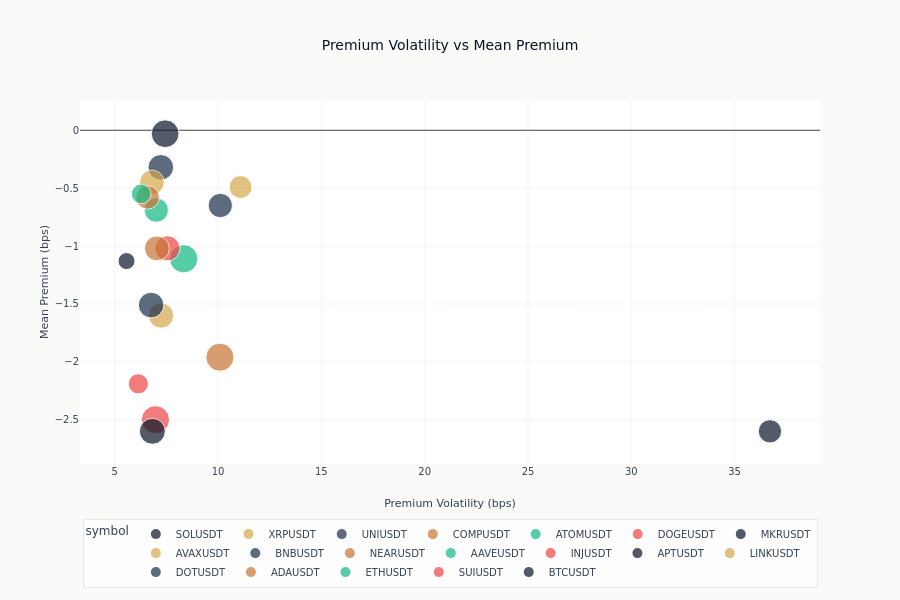

Write notebook code for a chart like this one.
### Code cell
# Scatter: Premium volatility vs mean premium
fig = px.scatter(
    premium_stats_bps.to_pandas(),
    x="std_bps",
    y="mean_bps",
    size="pct_above_10bps",
    color="symbol",
    hover_name="symbol",
    title="Premium Volatility vs Mean Premium",
    labels={
        "std_bps": "Premium Volatility (bps)",
        "mean_bps": "Mean Premium (bps)",
        "pct_above_10bps": "% Time > 10bps",
    },
)

fig.update_layout(
    height=600,
    legend=dict(
        orientation="h",
        yanchor="top",
        y=-0.15,
        xanchor="center",
        x=0.5,
    ),
    margin=dict(b=120),
)
fig.show()

print("\nInterpretation:")
print("- Top-right quadrant: High volatility, positive bias (bullish altcoins)")
print("- Larger bubbles: More arbitrage opportunities (premium often > 10bps)")

### Figure 1 — Plotly figure (JSON) as saved in the notebook; plotly's stock layout.template omitted (floating-point values rounded to 4 significant figures)
{"data": [{"hovertemplate": "<b>%{hovertext}</b><br><br>symbol=SOLUSDT<br>Premium Volatility (bps)=%{x}<br>Mean Premium (bps)=%{y}<br>% Time > 10bps=%{marker.size}<extra></extra>", "hovertext": ["SOLUSDT"], "legendgroup": "SOLUSDT", "marker": {"color": "#0a1628", "size": [9.4], "sizemode": "area", "sizeref": 0.0345, "symbol": "circle"}, "mode": "markers", "name": "SOLUSDT", "orientation": "v", "showlegend": true, "type": "scatter", "x": [36.71], "xaxis": "x", "y": [-2.6], "yaxis": "y"}, {"hovertemplate": "<b>%{hovertext}</b><br><br>symbol=XRPUSDT<br>Premium Volatility (bps)=%{x}<br>Mean Premium (bps)=%{y}<br>% Time > 10bps=%{marker.size}<extra></extra>", "hovertext": ["XRPUSDT"], "legendgroup": "XRPUSDT", "marker": {"color": "#D4A84B", "size": [9.0], "sizemode": "area", "sizeref": 0.0345, "symbol": "circle"}, "mode": "markers", "name": "XRPUSDT", "orientation": "v", "showlegend": true, "type": "scatter", "x": [11.09], "xaxis": "x", "y": [-0.49], "yaxis": "y"}, {"hovertemplate": "<b>%{hovertext}</b><br><br>symbol=UNIUSDT<br>Premium Volatility (bps)=%{x}<br>Mean Premium (bps)=%{y}<br>% Time > 10bps=%{marker.size}<extra></extra>", "hovertext": ["UNIUSDT"], "legendgroup": "UNIUSDT", "marker": {"color": "#1a2d4a", "size": [10.2], "sizemode": "area", "sizeref": 0.0345, "symbol": "circle"}, "mode": "markers", "name": "UNIUSDT", "orientation": "v", "showlegend": true, "type": "scatter", "x": [10.11], "xaxis": "x", "y": [-0.65], "yaxis": "y"}, {"hovertemplate": "<b>%{hovertext}</b><br><br>symbol=COMPUSDT<br>Premium Volatility (bps)=%{x}<br>Mean Premium (bps)=%{y}<br>% Time > 10bps=%{marker.size}<extra></extra>", "hovertext": ["COMPUSDT"], "legendgroup": "COMPUSDT", "marker": {"color": "#C87533", "size": [13.6], "sizemode": "area", "sizeref": 0.0345, "symbol": "circle"}, "mode": "markers", "name": "COMPUSDT", "orientation": "v", "showlegend": true, "type": "scatter", "x": [10.09], "xaxis": "x", "y": [-1.96], "yaxis": "y"}, {"hovertemplate": "<b>%{hovertext}</b><br><br>symbol=ATOMUSDT<br>Premium Volatility (bps)=%{x}<br>Mean Premium (bps)=%{y}<br>% Time > 10bps=%{marker.size}<extra></extra>", "hovertext": ["ATOMUSDT"], "legendgroup": "ATOMUSDT", "marker": {"color": "#10b981", "size": [13.8], "sizemode": "area", "sizeref": 0.0345, "symbol": "circle"}, "mode": "markers", "name": "ATOMUSDT", "orientation": "v", "showlegend": true, "type": "scatter", "x": [8.34], "xaxis": "x", "y": [-1.11], "yaxis": "y"}, {"hovertemplate": "<b>%{hovertext}</b><br><br>symbol=DOGEUSDT<br>Premium Volatility (bps)=%{x}<br>Mean Premium (bps)=%{y}<br>% Time > 10bps=%{marker.size}<extra></extra>", "hovertext": ["DOGEUSDT"], "legendgroup": "DOGEUSDT", "marker": {"color": "#ef4444", "size": [10.9], "sizemode": "area", "sizeref": 0.0345, "symbol": "circle"}, "mode": "markers", "name": "DOGEUSDT", "orientation": "v", "showlegend": true, "type": "scatter", "x": [7.55], "xaxis": "x", "y": [-1.02], "yaxis": "y"}, {"hovertemplate": "<b>%{hovertext}</b><br><br>symbol=MKRUSDT<br>Premium Volatility (bps)=%{x}<br>Mean Premium (bps)=%{y}<br>% Time > 10bps=%{marker.size}<extra></extra>", "hovertext": ["MKRUSDT"], "legendgroup": "MKRUSDT", "marker": {"color": "#0a1628", "size": [13.3], "sizemode": "area", "sizeref": 0.0345, "symbol": "circle"}, "mode": "markers", "name": "MKRUSDT", "orientation": "v", "showlegend": true, "type": "scatter", "x": [7.44], "xaxis": "x", "y": [-0.03], "yaxis": "y"}, {"hovertemplate": "<b>%{hovertext}</b><br><br>symbol=AVAXUSDT<br>Premium Volatility (bps)=%{x}<br>Mean Premium (bps)=%{y}<br>% Time > 10bps=%{marker.size}<extra></extra>", "hovertext": ["AVAXUSDT"], "legendgroup": "AVAXUSDT", "marker": {"color": "#D4A84B", "size": [11.1], "sizemode": "area", "sizeref": 0.0345, "symbol": "circle"}, "mode": "markers", "name": "AVAXUSDT", "orientation": "v", "showlegend": true, "type": "scatter", "x": [7.24], "xaxis": "x", "y": [-1.6], "yaxis": "y"}, {"hovertemplate": "<b>%{hovertext}</b><br><br>symbol=BNBUSDT<br>Premium Volatility (bps)=%{x}<br>Mean Premium (bps)=%{y}<br>% Time > 10bps=%{marker.size}<extra></extra>", "hovertext": ["BNBUSDT"], "legendgroup": "BNBUSDT", "marker": {"color": "#1a2d4a", "size": [11.3], "sizemode": "area", "sizeref": 0.0345, "symbol": "circle"}, "mode": "markers", "name": "BNBUSDT", "orientation": "v", "showlegend": true, "type": "scatter", "x": [7.23], "xaxis": "x", "y": [-0.32], "yaxis": "y"}, {"hovertemplate": "<b>%{hovertext}</b><br><br>symbol=NEARUSDT<br>Premium Volatility (bps)=%{x}<br>Mean Premium (bps)=%{y}<br>% Time > 10bps=%{marker.size}<extra></extra>", "hovertext": ["NEARUSDT"], "legendgroup": "NEARUSDT", "marker": {"color": "#C87533", "size": [10.7], "sizemode": "area", "sizeref": 0.0345, "symbol": "circle"}, "mode": "markers", "name": "NEARUSDT", "orientation": "v", "showlegend": true, "type": "scatter", "x": [7.04], "xaxis": "x", "y": [-1.02], "yaxis": "y"}, {"hovertemplate": "<b>%{hovertext}</b><br><br>symbol=AAVEUSDT<br>Premium Volatility (bps)=%{x}<br>Mean Premium (bps)=%{y}<br>% Time > 10bps=%{marker.size}<extra></extra>", "hovertext": ["AAVEUSDT"], "legendgroup": "AAVEUSDT", "marker": {"color": "#10b981", "size": [10.2], "sizemode": "area", "sizeref": 0.0345, "symbol": "circle"}, "mode": "markers", "name": "AAVEUSDT", "orientation": "v", "showlegend": true, "type": "scatter", "x": [7.01], "xaxis": "x", "y": [-0.69], "yaxis": "y"}, {"hovertemplate": "<b>%{hovertext}</b><br><br>symbol=INJUSDT<br>Premium Volatility (bps)=%{x}<br>Mean Premium (bps)=%{y}<br>% Time > 10bps=%{marker.size}<extra></extra>", "hovertext": ["INJUSDT"], "legendgroup": "INJUSDT", "marker": {"color": "#ef4444", "size": [13.6], "sizemode": "area", "sizeref": 0.0345, "symbol": "circle"}, "mode": "markers", "name": "INJUSDT", "orientation": "v", "showlegend": true, "type": "scatter", "x": [6.97], "xaxis": "x", "y": [-2.5], "yaxis": "y"}, {"hovertemplate": "<b>%{hovertext}</b><br><br>symbol=APTUSDT<br>Premium Volatility (bps)=%{x}<br>Mean Premium (bps)=%{y}<br>% Time > 10bps=%{marker.size}<extra></extra>", "hovertext": ["APTUSDT"], "legendgroup": "APTUSDT", "marker": {"color": "#0a1628", "size": [11.6], "sizemode": "area", "sizeref": 0.0345, "symbol": "circle"}, "mode": "markers", "name": "APTUSDT", "orientation": "v", "showlegend": true, "type": "scatter", "x": [6.82], "xaxis": "x", "y": [-2.6], "yaxis": "y"}, {"hovertemplate": "<b>%{hovertext}</b><br><br>symbol=LINKUSDT<br>Premium Volatility (bps)=%{x}<br>Mean Premium (bps)=%{y}<br>% Time > 10bps=%{marker.size}<extra></extra>", "hovertext": ["LINKUSDT"], "legendgroup": "LINKUSDT", "marker": {"color": "#D4A84B", "size": [10.5], "sizemode": "area", "sizeref": 0.0345, "symbol": "circle"}, "mode": "markers", "name": "LINKUSDT", "orientation": "v", "showlegend": true, "type": "scatter", "x": [6.8], "xaxis": "x", "y": [-0.45], "yaxis": "y"}, {"hovertemplate": "<b>%{hovertext}</b><br><br>symbol=DOTUSDT<br>Premium Volatility (bps)=%{x}<br>Mean Premium (bps)=%{y}<br>% Time > 10bps=%{marker.size}<extra></extra>", "hovertext": ["DOTUSDT"], "legendgroup": "DOTUSDT", "marker": {"color": "#1a2d4a", "size": [11.3], "sizemode": "area", "sizeref": 0.0345, "symbol": "circle"}, "mode": "markers", "name": "DOTUSDT", "orientation": "v", "showlegend": true, "type": "scatter", "x": [6.76], "xaxis": "x", "y": [-1.51], "yaxis": "y"}, {"hovertemplate": "<b>%{hovertext}</b><br><br>symbol=ADAUSDT<br>Premium Volatility (bps)=%{x}<br>Mean Premium (bps)=%{y}<br>% Time > 10bps=%{marker.size}<extra></extra>", "hovertext": ["ADAUSDT"], "legendgroup": "ADAUSDT", "marker": {"color": "#C87533", "size": [9.6], "sizemode": "area", "sizeref": 0.0345, "symbol": "circle"}, "mode": "markers", "name": "ADAUSDT", "orientation": "v", "showlegend": true, "type": "scatter", "x": [6.59], "xaxis": "x", "y": [-0.58], "yaxis": "y"}, {"hovertemplate": "<b>%{hovertext}</b><br><br>symbol=ETHUSDT<br>Premium Volatility (bps)=%{x}<br>Mean Premium (bps)=%{y}<br>% Time > 10bps=%{marker.size}<extra></extra>", "hovertext": ["ETHUSDT"], "legendgroup": "ETHUSDT", "marker": {"color": "#10b981", "size": [6.7], "sizemode": "area", "sizeref": 0.0345, "symbol": "circle"}, "mode": "markers", "name": "ETHUSDT", "orientation": "v", "showlegend": true, "type": "scatter", "x": [6.28], "xaxis": "x", "y": [-0.55], "yaxis": "y"}, {"hovertemplate": "<b>%{hovertext}</b><br><br>symbol=SUIUSDT<br>Premium Volatility (bps)=%{x}<br>Mean Premium (bps)=%{y}<br>% Time > 10bps=%{marker.size}<extra></extra>", "hovertext": ["SUIUSDT"], "legendgroup": "SUIUSDT", "marker": {"color": "#ef4444", "size": [7.0], "sizemode": "area", "sizeref": 0.0345, "symbol": "circle"}, "mode": "markers", "name": "SUIUSDT", "orientation": "v", "showlegend": true, "type": "scatter", "x": [6.14], "xaxis": "x", "y": [-2.19], "yaxis": "y"}, {"hovertemplate": "<b>%{hovertext}</b><br><br>symbol=BTCUSDT<br>Premium Volatility (bps)=%{x}<br>Mean Premium (bps)=%{y}<br>% Time > 10bps=%{marker.size}<extra></extra>", "hovertext": ["BTCUSDT"], "legendgroup": "BTCUSDT", "marker": {"color": "#0a1628", "size": [5.0], "sizemode": "area", "sizeref": 0.0345, "symbol": "circle"}, "mode": "markers", "name": "BTCUSDT", "orientation": "v", "showlegend": true, "type": "scatter", "x": [5.57], "xaxis": "x", "y": [-1.13], "yaxis": "y"}], "layout": {"height": 600, "legend": {"itemsizing": "constant", "orientation": "h", "title": {"text": "symbol"}, "tracegroupgap": 0, "x": 0.5, "xanchor": "center", "y": -0.15, "yanchor": "top"}, "margin": {"b": 120}, "title": {"text": "Premium Volatility vs Mean Premium"}, "xaxis": {"anchor": "y", "domain": [0.0, 1.0], "title": {"text": "Premium Volatility (bps)"}}, "yaxis": {"anchor": "x", "domain": [0.0, 1.0], "title": {"text": "Mean Premium (bps)"}}}}
